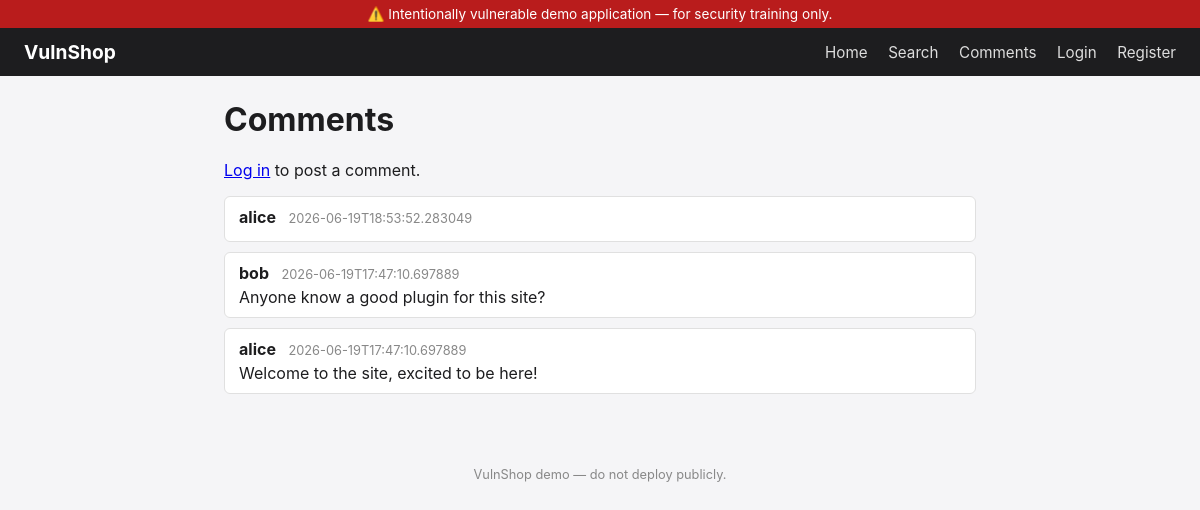
The page /comments on the database its author committed.
### tables this page shows
CREATE TABLE comments (
            id INTEGER PRIMARY KEY AUTOINCREMENT,
            user_id INTEGER,
            username TEXT,
            content TEXT,
            created_at TEXT
        );

### app.py (the view, shortened to what this page needs)
@app.route("/comments", methods=["GET", "POST"])
def comments():
    conn = get_db()
    all_comments = conn.execute(
        "SELECT * FROM comments ORDER BY id DESC"
    ).fetchall()
    conn.close()
    return render_template("comments.html", comments=all_comments)

### app.py (called while the page is built)
def get_db():
    conn = sqlite3.connect(DB_PATH)
    conn.row_factory = sqlite3.Row
    return conn

### templates/comments.html (shortened to what this page needs)
{% extends "base.html" %}
{% block content %}
    <h1>Comments</h1>
    {% if session.get('user_id') %}
        <form method="POST" action="{{ url_for('comments') }}" class="form">
            <label>Add a comment</label>
            <textarea name="content" rows="3" required></textarea>
            <button type="submit">Post comment</button>
        </form>
    {% else %}
        <p><a href="{{ url_for('login') }}">Log in</a> to post a comment.</p>
    {% endif %}
    <ul class="comment-list">
    {% for c in comments %}
        <li>
            <strong>{{ c['username'] }}</strong>
            <span class="timestamp">{{ c['created_at'] }}</span>
            <div class="comment-content">{{ c['content']|safe }}</div>
        </li>
    {% else %}
        <li>No comments yet. Be the first!</li>
    {% endfor %}
    </ul>
{% endblock %}

### static/style.css (style rules this page uses)
* { box-sizing: border-box; }
body { margin: 0; font-family: -apple-system, Segoe UI, Roboto, Helvetica, Arial, sans-serif; background: #f5f5f7; color: #1d1d1f; }
h1 { margin-top: 0; }
.comment-list { list-style: none; padding: 0; }
.comment-list li { background: #fff; border: 1px solid #e0e0e0; border-radius: 6px; padding: 10px 14px; margin-bottom: 10px; }
.timestamp { color: #888; font-size: 0.8rem; margin-left: 8px; }
.comment-content { margin-top: 4px; }

### rows shown on the page
comments: username "alice", created_at "2026-06-19T18:53:52.283049"
comments: username "bob", created_at "2026-06-19T17:47:10.697889", content "Anyone know a good plugin for this site?"
comments: username "alice", created_at "2026-06-19T17:47:10.697889", content "Welcome to the site, excited to be here!"
